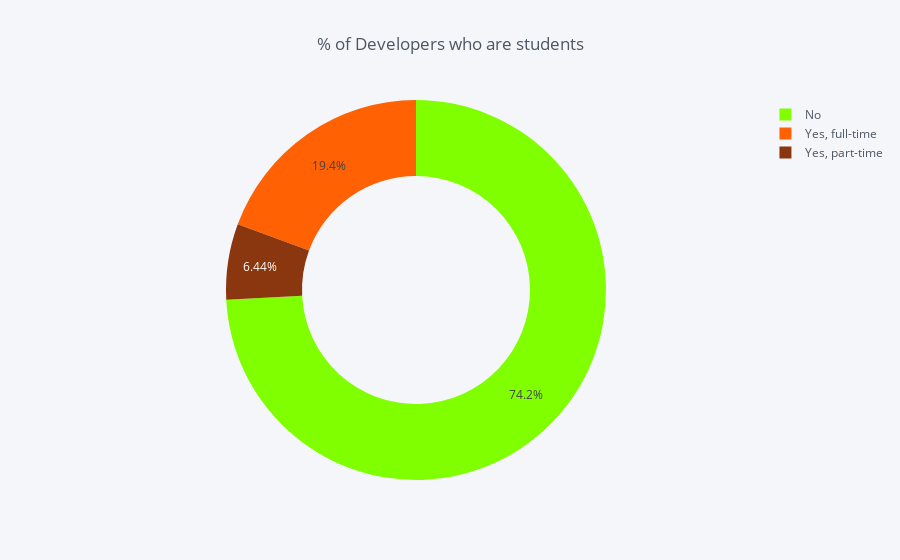

The notebook cell this image was saved under:
### Markdown cell above
Out of 98,855 developers, which Country having highest number of respondents :
  * United States : 20,309 Developers
  * India : 13,721 Developers
  * Germany : 6,459 Developers
  * United Kingdom : 6,221 Developers
  * Canada : 3,393 Developers

### Code cell
temp = stack_data['Student'].value_counts()
df = pd.DataFrame({'labels': temp.index,
                   'values': temp.values
                  })
df.iplot(kind='pie',labels='labels',values='values', title='% of Developers who are students', hole = 0.6, color = ['#7FFF00','#FF6103','#8A360F'])

### Figure 1 — Plotly figure (JSON) as saved in the notebook; plotly's stock layout.template omitted (floating-point values rounded to 4 significant figures)
{"data": [{"hole": 0.6, "labels": ["No", "Yes, full-time", "Yes, part-time"], "marker": {"colors": ["rgba(127, 255, 0, 1.0)", "rgba(255, 97, 3, 1.0)", "rgba(138, 54, 15, 1.0)"]}, "name": "", "type": "pie", "values": [70399, 18394, 6108]}], "layout": {"legend": {"bgcolor": "#F5F6F9", "font": {"color": "#4D5663"}}, "paper_bgcolor": "#F5F6F9", "plot_bgcolor": "#F5F6F9", "title": "% of Developers who are students", "titlefont": {"color": "#4D5663"}}}
